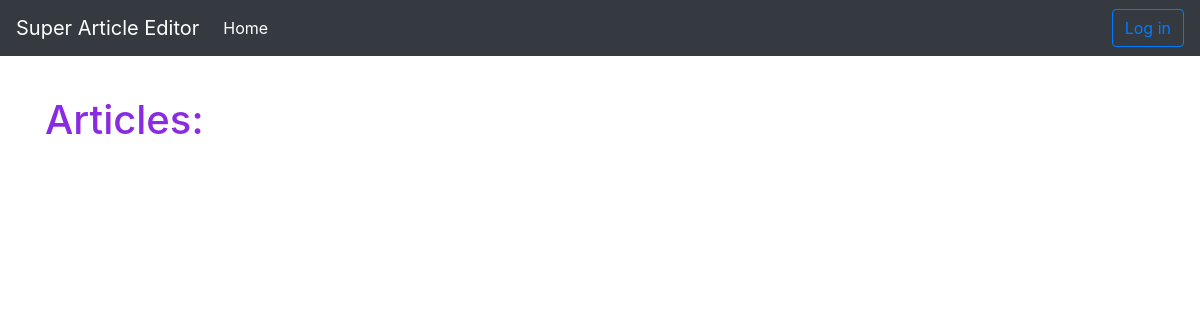
The app's page /, older data.
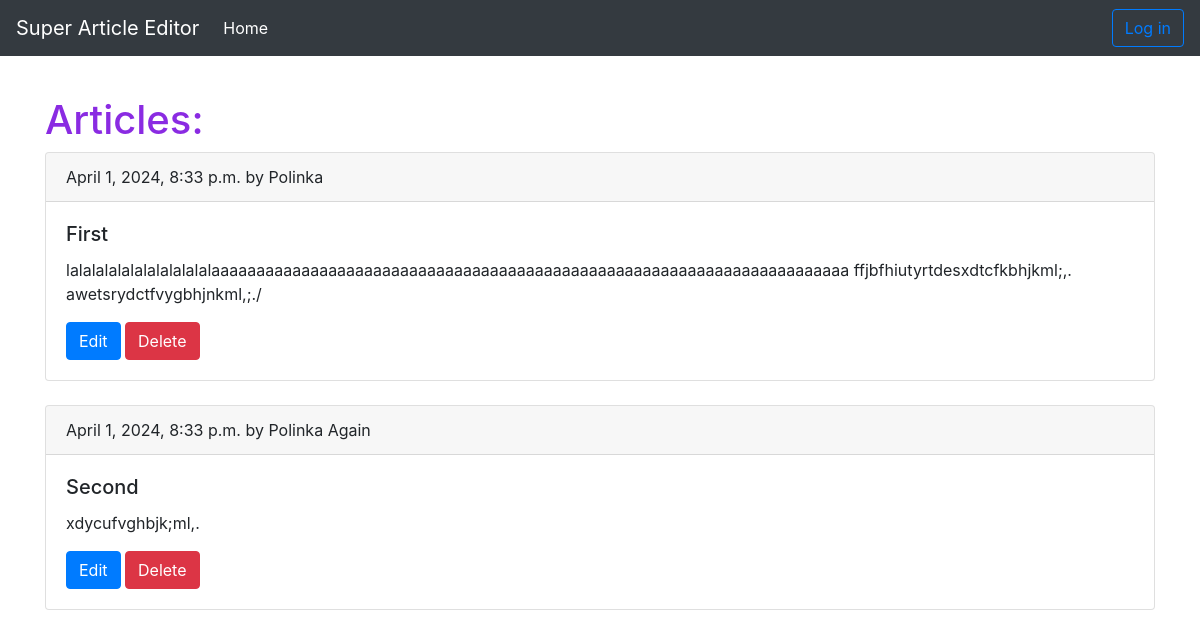
The same page, newer data.
### main/models.py (models this page shows, shortened)
class Article(models.Model):
    title = models.CharField('Title', max_length=200)
    text = models.TextField('Text')
    author = models.CharField('Author', max_length=200)
    created_at = models.DateTimeField(auto_now_add=True)

### main/views.py (the view)
# urls.py: path('', views.index, name='index'),
def index(request):
    articles = Article.objects.all()
    return render(request, 'main/index.html', {'title': 'Home', 'articles': articles})

### templates/main/index.html (shortened to what this page needs)
{% extends 'main/base.html' %}
{% block content %}
    <h1 class="content-header">Articles:</h1>
    {% for article in articles %}
        <div class="card">
          <div class="card-header">
              {{article.created_at}} by {{ article.author }}
          </div>
          <div class="card-body">
            <h5 class="card-title">{{article.title}}</h5>
            <p class="card-text">{{article.text}}</p>
            <a href="{% url 'edit_article' article.id %}" class="btn btn-primary">Edit</a>
            <a href="{% url 'delete_article' article.id %}" class="btn btn-danger">Delete</a>
          </div>
        </div><br>
    {% endfor %}
{% endblock %}

Row changes from the older to the newer data that the page shows:
added Article: created_at "April 1, 2024, 8:33 p.m.", author "Polinka", title "First", text "lalalalalalalalalalalalaaaaaaaaaaaaaaaaaaaaaaaaaaaaaaaaaaaaaaaaaaaaaaaaaaaaaaaaaaaaaaaaaaaaaaa ffjbfhiutyrtdesxdtcfkbhjkml;,. awetsrydctfvygbhjnkml,;./"
added Article: created_at "April 1, 2024, 8:33 p.m.", author "Polinka Again", title "Second", text "xdycufvghbjk;ml,."
